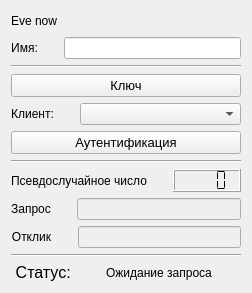
<?xml version="1.0" encoding="UTF-8"?>
<ui version="4.0">
 <class>CClient</class>
 <widget class="QWidget" name="CClient">
  <property name="geometry">
   <rect>
    <x>0</x>
    <y>0</y>
    <width>252</width>
    <height>293</height>
   </rect>
  </property>
  <property name="minimumSize">
   <size>
    <width>0</width>
    <height>0</height>
   </size>
  </property>
  <property name="windowTitle">
   <string>Клиент</string>
  </property>
  <layout class="QVBoxLayout" name="verticalLayout">
   <item>
    <widget class="QLabel" name="lblEve">
     <property name="text">
      <string>Eve now</string>
     </property>
    </widget>
   </item>
   <item>
    <layout class="QHBoxLayout" name="horizontalLayout">
     <item>
      <widget class="QLabel" name="label">
       <property name="font">
        <font>
         <pointsize>9</pointsize>
        </font>
       </property>
       <property name="text">
        <string>Имя:</string>
       </property>
       <property name="alignment">
        <set>Qt::AlignCenter</set>
       </property>
      </widget>
     </item>
     <item>
      <spacer name="horizontalSpacer_2">
       <property name="orientation">
        <enum>Qt::Horizontal</enum>
       </property>
       <property name="sizeType">
        <enum>QSizePolicy::Minimum</enum>
       </property>
       <property name="sizeHint" stdset="0">
        <size>
         <width>20</width>
         <height>20</height>
        </size>
       </property>
      </spacer>
     </item>
     <item>
      <widget class="QLineEdit" name="leClientName"/>
     </item>
    </layout>
   </item>
   <item>
    <widget class="Line" name="line">
     <property name="orientation">
      <enum>Qt::Horizontal</enum>
     </property>
    </widget>
   </item>
   <item>
    <widget class="QPushButton" name="pbShowKey">
     <property name="sizePolicy">
      <sizepolicy hsizetype="Minimum" vsizetype="Fixed">
       <horstretch>0</horstretch>
       <verstretch>0</verstretch>
      </sizepolicy>
     </property>
     <property name="font">
      <font>
       <pointsize>10</pointsize>
      </font>
     </property>
     <property name="text">
      <string>Ключ</string>
     </property>
    </widget>
   </item>
   <item>
    <layout class="QHBoxLayout" name="horizontalLayout_3">
     <item>
      <widget class="QLabel" name="label_2">
       <property name="text">
        <string>Клиент:</string>
       </property>
       <property name="alignment">
        <set>Qt::AlignCenter</set>
       </property>
      </widget>
     </item>
     <item>
      <spacer name="horizontalSpacer_9">
       <property name="orientation">
        <enum>Qt::Horizontal</enum>
       </property>
       <property name="sizeType">
        <enum>QSizePolicy::Minimum</enum>
       </property>
       <property name="sizeHint" stdset="0">
        <size>
         <width>20</width>
         <height>20</height>
        </size>
       </property>
      </spacer>
     </item>
     <item>
      <widget class="QComboBox" name="cmbClients">
       <property name="sizePolicy">
        <sizepolicy hsizetype="Expanding" vsizetype="Fixed">
         <horstretch>0</horstretch>
         <verstretch>0</verstretch>
        </sizepolicy>
       </property>
      </widget>
     </item>
    </layout>
   </item>
   <item>
    <widget class="QPushButton" name="pbAuth">
     <property name="sizePolicy">
      <sizepolicy hsizetype="Expanding" vsizetype="Fixed">
       <horstretch>0</horstretch>
       <verstretch>0</verstretch>
      </sizepolicy>
     </property>
     <property name="font">
      <font>
       <pointsize>10</pointsize>
      </font>
     </property>
     <property name="text">
      <string>Аутентификация</string>
     </property>
    </widget>
   </item>
   <item>
    <widget class="Line" name="line_3">
     <property name="orientation">
      <enum>Qt::Horizontal</enum>
     </property>
    </widget>
   </item>
   <item>
    <layout class="QHBoxLayout" name="horizontalLayout_7">
     <item>
      <widget class="QLabel" name="label_7">
       <property name="text">
        <string>Псевдослучайное число</string>
       </property>
       <property name="alignment">
        <set>Qt::AlignCenter</set>
       </property>
      </widget>
     </item>
     <item>
      <spacer name="horizontalSpacer_11">
       <property name="orientation">
        <enum>Qt::Horizontal</enum>
       </property>
       <property name="sizeType">
        <enum>QSizePolicy::Minimum</enum>
       </property>
       <property name="sizeHint" stdset="0">
        <size>
         <width>20</width>
         <height>20</height>
        </size>
       </property>
      </spacer>
     </item>
     <item>
      <widget class="QLCDNumber" name="lcdSessionRandom">
       <property name="font">
        <font>
         <pointsize>1</pointsize>
        </font>
       </property>
       <property name="frameShape">
        <enum>QFrame::Box</enum>
       </property>
       <property name="frameShadow">
        <enum>QFrame::Raised</enum>
       </property>
       <property name="lineWidth">
        <number>1</number>
       </property>
       <property name="digitCount">
        <number>4</number>
       </property>
       <property name="segmentStyle">
        <enum>QLCDNumber::Flat</enum>
       </property>
      </widget>
     </item>
    </layout>
   </item>
   <item>
    <layout class="QHBoxLayout" name="horizontalLayout_4">
     <item>
      <widget class="QLabel" name="label_3">
       <property name="text">
        <string>Запрос</string>
       </property>
       <property name="alignment">
        <set>Qt::AlignCenter</set>
       </property>
      </widget>
     </item>
     <item>
      <spacer name="horizontalSpacer_5">
       <property name="orientation">
        <enum>Qt::Horizontal</enum>
       </property>
       <property name="sizeType">
        <enum>QSizePolicy::Minimum</enum>
       </property>
       <property name="sizeHint" stdset="0">
        <size>
         <width>20</width>
         <height>20</height>
        </size>
       </property>
      </spacer>
     </item>
     <item>
      <widget class="QLineEdit" name="leRequest">
       <property name="enabled">
        <bool>false</bool>
       </property>
       <property name="minimumSize">
        <size>
         <width>0</width>
         <height>0</height>
        </size>
       </property>
      </widget>
     </item>
    </layout>
   </item>
   <item>
    <layout class="QHBoxLayout" name="horizontalLayout_5">
     <item>
      <widget class="QLabel" name="label_4">
       <property name="text">
        <string>Отклик</string>
       </property>
       <property name="alignment">
        <set>Qt::AlignCenter</set>
       </property>
      </widget>
     </item>
     <item>
      <spacer name="horizontalSpacer_7">
       <property name="orientation">
        <enum>Qt::Horizontal</enum>
       </property>
       <property name="sizeType">
        <enum>QSizePolicy::Minimum</enum>
       </property>
       <property name="sizeHint" stdset="0">
        <size>
         <width>20</width>
         <height>20</height>
        </size>
       </property>
      </spacer>
     </item>
     <item>
      <widget class="QLineEdit" name="leResponse">
       <property name="enabled">
        <bool>false</bool>
       </property>
      </widget>
     </item>
    </layout>
   </item>
   <item>
    <widget class="Line" name="line_2">
     <property name="orientation">
      <enum>Qt::Horizontal</enum>
     </property>
    </widget>
   </item>
   <item>
    <layout class="QHBoxLayout" name="horizontalLayout_6">
     <item>
      <widget class="QLabel" name="label_6">
       <property name="sizePolicy">
        <sizepolicy hsizetype="Maximum" vsizetype="Preferred">
         <horstretch>0</horstretch>
         <verstretch>0</verstretch>
        </sizepolicy>
       </property>
       <property name="font">
        <font>
         <pointsize>12</pointsize>
        </font>
       </property>
       <property name="text">
        <string> Статус:</string>
       </property>
       <property name="alignment">
        <set>Qt::AlignCenter</set>
       </property>
      </widget>
     </item>
     <item>
      <widget class="QLabel" name="lblStatus">
       <property name="font">
        <font>
         <pointsize>9</pointsize>
        </font>
       </property>
       <property name="text">
        <string>Ожидание запроса</string>
       </property>
       <property name="alignment">
        <set>Qt::AlignCenter</set>
       </property>
      </widget>
     </item>
    </layout>
   </item>
  </layout>
 </widget>
 <resources/>
 <connections/>
</ui>
